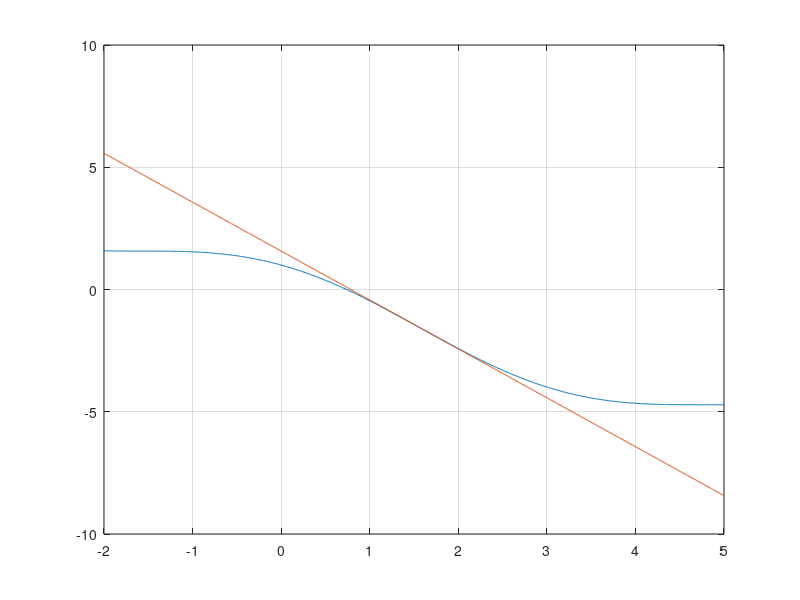

Recreate this plot in MATLAB.
x = -2:1e-2:5;
f = @(x) cos(x) - x;
plot(x,f(x))
grid on
p = @(x) -2*x+pi/2;
hold on
plot(x,p(x))
hold off

x=pi/4;
for n=1:15
    x = cos(x)
end
